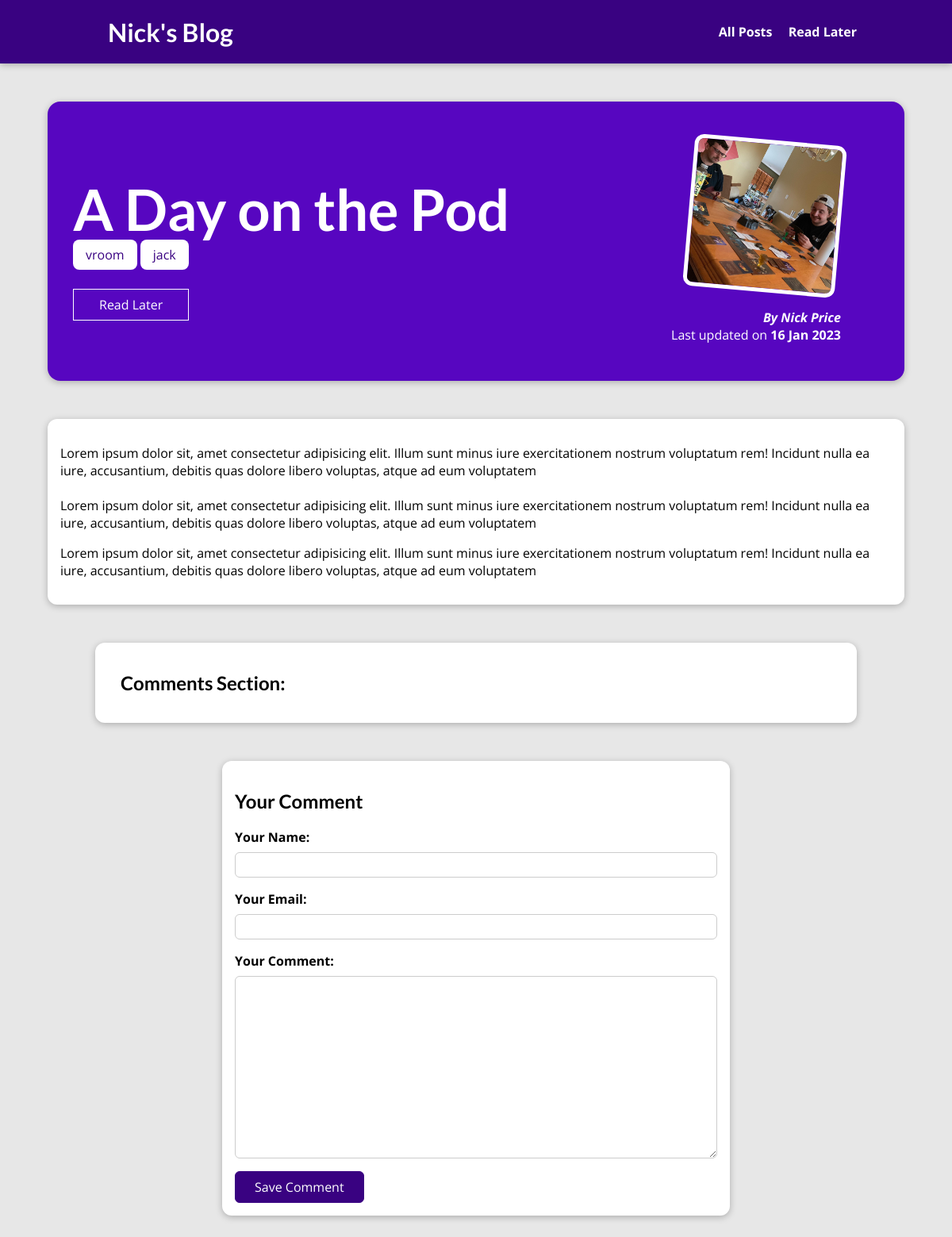
Screenshot of /posts/a-day-on-the-pod/ with the database file from the repository.
### blog/models.py (models this page shows, shortened)
class Post(models.Model):
    title = models.CharField(max_length=150)
    excerpt = models.CharField(max_length=200)
    image = models.ImageField(upload_to="posts", null=True)
    date = models.DateField(auto_now=True)
    slug = models.SlugField(unique=True, db_index=True)
    content = models.TextField(validators=[MinLengthValidator(10)])
    author = models.ForeignKey(
        Author, on_delete=models.SET_NULL, null=True, related_name="posts")
    tags = models.ManyToManyField(Tag)

class Tag(models.Model):
    caption = models.CharField(max_length=20)

class Author(models.Model):
    first_name = models.CharField(max_length=100)
    last_name = models.CharField(max_length=100)
    email_address = models.EmailField()
    def full_name(self):
        return f"{self.first_name} {self.last_name}"
    def __str__(self):
        return self.full_name()

### blog/views.py (the view)
# urls.py: path("posts/<slug:slug>/", views.SinglePostView.as_view(), name="blog-post"), # blog post is a slug
class SinglePostView(View):
    template_name = "blog/blog-post.html"
    model = Post
    def is_stored_post(self, request, post_id):
        stored_posts = request.session.get("stored_posts")
        if stored_posts is not None:
            is_saved_for_later = post_id in stored_posts
        else:
            is_saved_for_later = False
        return is_saved_for_later
    def get(self, request, slug):
        post = Post.objects.get(slug=slug)
        stored_posts = request.session.get("stored_posts")
        context = {
            "post" : post,
            "post_tags" : post.tags.all(),
            "comment_form" : CommentForm,
            "comments" : post.comments.all().order_by("-id"),
            "saved_for_later" : self.is_stored_post(request, post.id)
        }
        return render(request, "blog/blog-post.html", context)
    def post(self, request, slug):
        comment_form = CommentForm(request.POST)
        post = Post.objects.get(slug=slug)
        if comment_form.is_valid():
            comment = comment_form.save(commit=False)
            comment.post = post
            comment.save()
            return HttpResponseRedirect(reverse("blog-post", args=[slug]))
        context = {
            "post" : post,
            "post_tags" : post.tags.all(),
            "comment_form" : comment_form,
            "comments" : post.comments.all().order_by("-id"),
            "saved_for_later" : self.is_stored_post(request, post.id)
        }
        return render(request, "blog/blog-post.html", context)

### blog/templates/blog/blog-post.html (shortened to what this page needs)
{% extends "base.html" %}
{% load static %}
{% block css_files %}
<link rel="stylesheet" href="{% static "blog/blog-post.css" %}">
{% endblock %}
{% block content %}
    <section id="summary">
        <h2>{{ post.title }}</h2>
        <div>
            {% for tag in post_tags %}
                <span class=tag>{{ tag.caption }}</span>
            {% endfor %}
        </div>
        <div id="read-later">
            <form action="{% url "read-later" %}" method="POST">
                <button>
                    {% if saved_for_later %}
                    Remove from Read Later List
                    {% else %}
                    Read Later
                    {% endif %}
                </button>
            </form>
        </div>
        <article>
            <img src ="{{ post.image.url }}" alt="{{post.title}}" />
            <address>By <a href="mailto:{{ post.author.email_address }}">{{ post.author }}</a></address>
            <div>
                Last updated on <time>{{ post.date|date:"d M Y" }}</time>
            </div>
        </article>
    </section>
    <main>
        <p>{{ post.content|linebreaks }}</p>
    </main>
    <section id="comments">
        <h1>Comments Section:</h1>
    </section>
    <div id="comment-form">
        <h2>Your Comment</h2>
        <form action="{% url "blog-post" post.slug %}" method="POST">
            {% for form_field in comment_form %}
                <div class="form-control {% if form_field.errors %}invalid{% endif %}">
                    {{ form_field.label_tag }}
                    {{ form_field }}
                </div>
            {% endfor %}
            <button>Save Comment</button>
        </form>
    </div>
    {% endblock %}

### static/app.css (style rules this page uses)
* { box-sizing: border-box; }
html { font-family: 'Open Sans', 'Lato', sans-serif; }
body { margin: 0; }
h1, h2, h3 { font-family: 'Lato', sans-serif; font-weight: bold; }

### blog/static/blog/blog-post.css (style rules this page uses)
body { background-color: #e7e7e7; }
#summary { margin: 8rem auto 3rem auto; padding: 2rem; width: 90%; max-width: 90rem; border-radius: 16px; background-color: #5706c0; position: relative; box-shadow: 0 2px 8px rgba(0, 0, 0, 0.25); height: 22rem; }
#summary h2 { color: white; font-size: 4.5rem; margin-bottom: 0.25rem; }
#summary article { position: absolute; top: 2rem; right: 3rem; padding: 1rem 2rem; border-radius: 12px; text-align: right; color: white; }
#summary article img { width: 12rem; height: 12rem; border-radius: 12px; transform: rotateZ(5deg); border: 5px solid white; margin-bottom: 1rem; }
#summary address { font-weight: bold; }
#summary a { color: white; text-decoration: none; }
#summary time { font-weight: bold; }
#read-later { margin: 2rem 0; }
#read-later button { background-color: transparent; border: 1px solid white; padding: 0.5rem 2rem; font: inherit; color: white; cursor: pointer; }
main { width: 90%; max-width: 90rem; margin: 3rem auto; background-color: white; padding: 1rem; border-radius: 12px; box-shadow: 0 2px 8px rgba(0, 0, 0, 0.25); }
.tag { background-color: white; color: #390281; padding: 0.5rem 1rem; border-radius: 8px; }
#comment-form { margin: 3rem auto; width: 90%; max-width: 40rem; border-radius: 12px; background-color: white; box-shadow: 0 2px 8px rgba(0, 0, 0, 0.25); padding: 1rem; }
#comment-form button { font: inherit; background-color: #390281; color: white; border: 1px solid #390281; padding: 0.5rem 1.5rem; border-radius: 6px; cursor: pointer; }
.form-control { margin-bottom: 1rem; }
.form-control label { font-weight: bold; margin-bottom: 0.5rem; display: block; }
.form-control input, .form-control textarea { display: block; width: 100%; font: inherit; padding: 0.25rem; border-radius: 6px; border: 1px solid #ccc; }
#comments { margin: 3rem auto; width: 90%; max-width: 60rem; border-radius: 12px; background-color: white; box-shadow: 0 2px 8px rgba(0, 0, 0, 0.25); padding: 1rem 2rem; }

### rows the page displays
Post: title "A Day on the Pod", image (picture), author "Nick Price", date "16 Jan 2023", content "Lorem ipsum dolor sit, amet consectetur adipisicing elit. Illum sunt minus iure exercitationem nostrum voluptatum rem! Incidunt nulla ea iure, accusantium, debitis quas dolore libero voluptas, atque ad eum voluptatem Lorem ipsum dolor sit, amet consectetur adipisicing elit. Illum sunt minus iure exercitationem nostrum voluptatum rem! Incidunt nulla ea iure, accusantium, debitis quas dolore libero voluptas, atque ad eum voluptatem Lorem ipsum dolor sit, amet consectetur adipisicing elit. Illum sunt minus iure exercitationem nostrum voluptatum rem! Incidunt nulla ea iure, accusantium, debitis quas dolore libero voluptas, atque ad eum voluptatem"
Tag: caption "vroom"
Tag: caption "jack"
